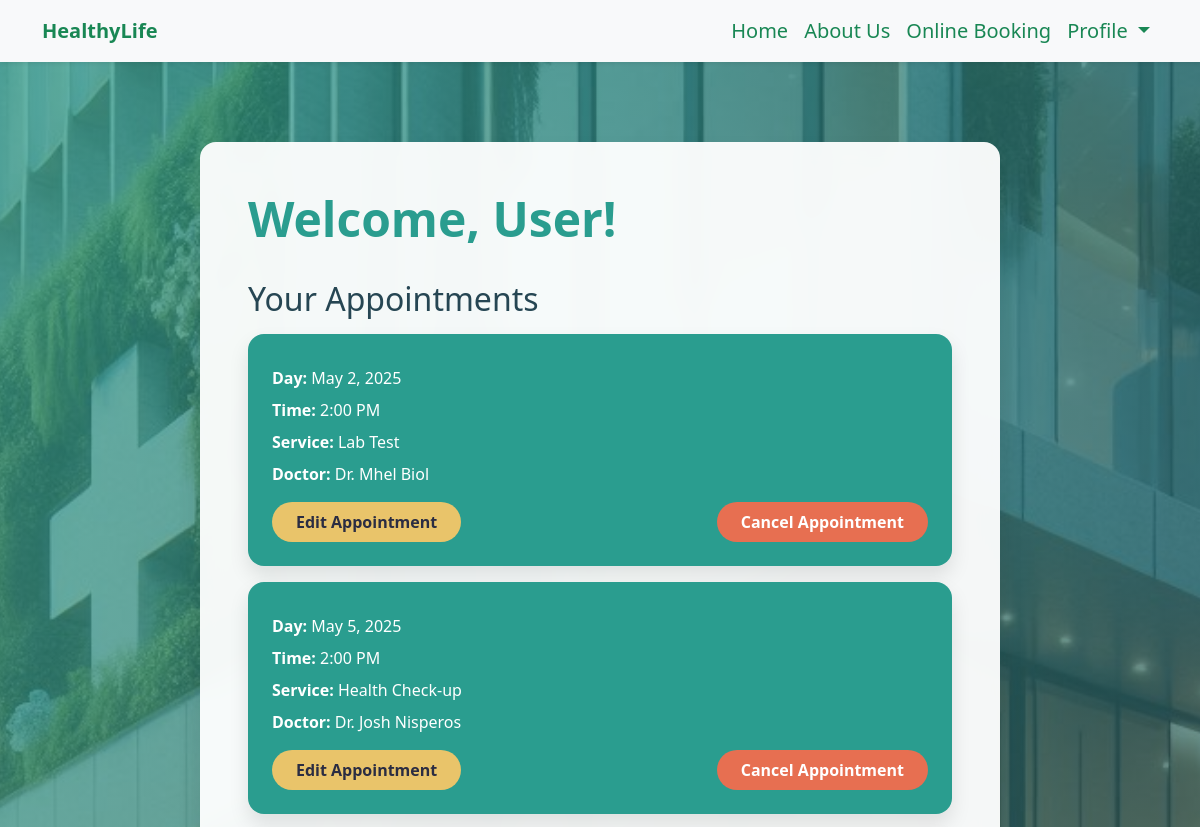
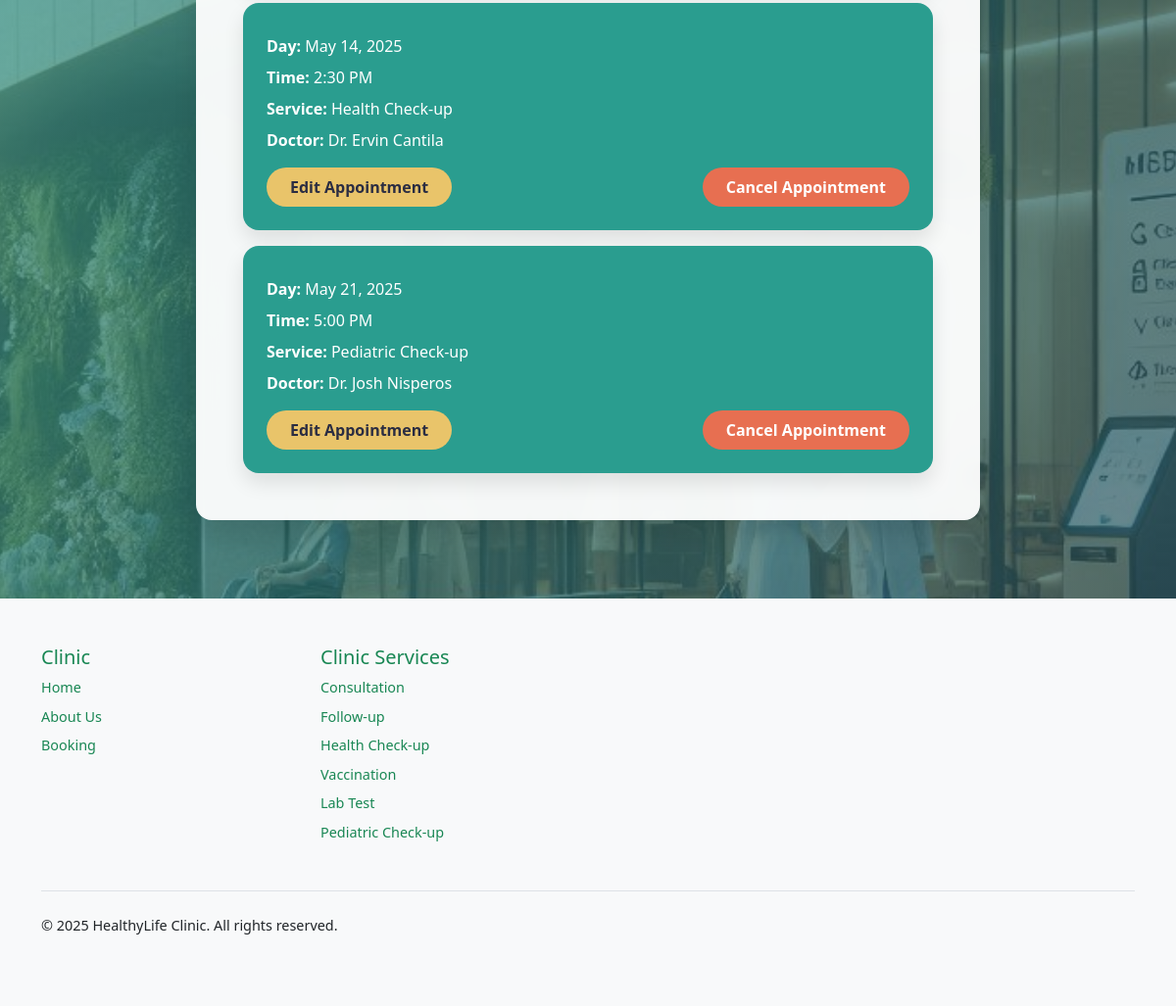
The app's page /user-panel (signed in), older data (2 pictures, top to bottom).
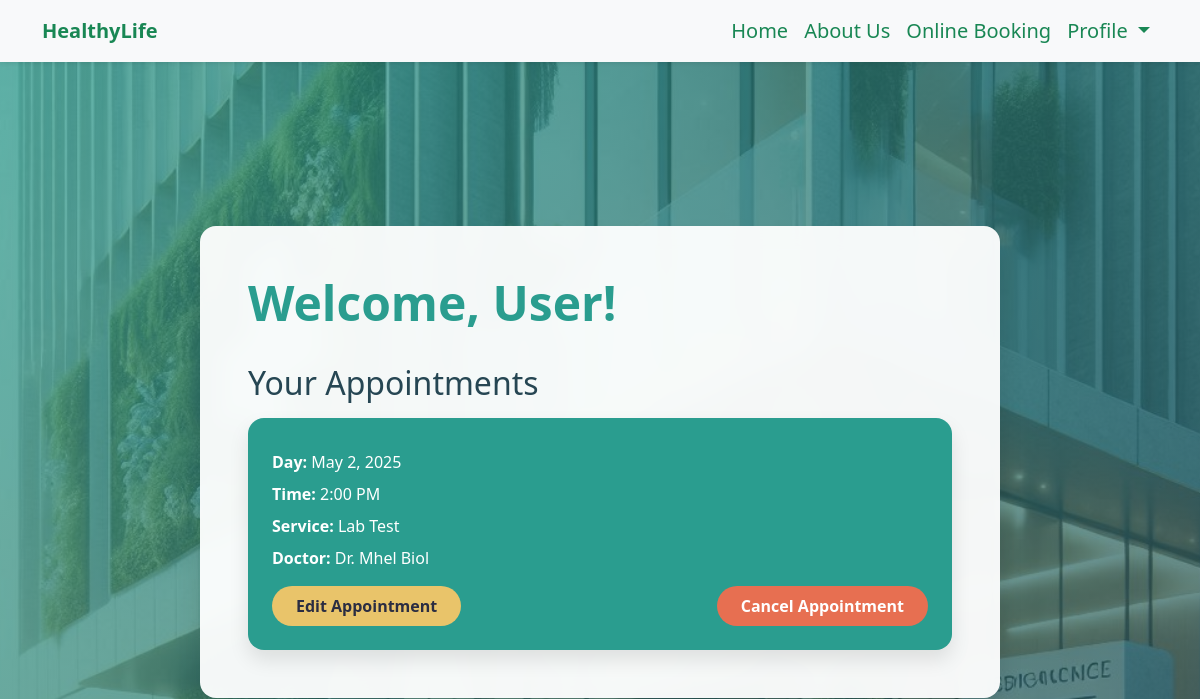
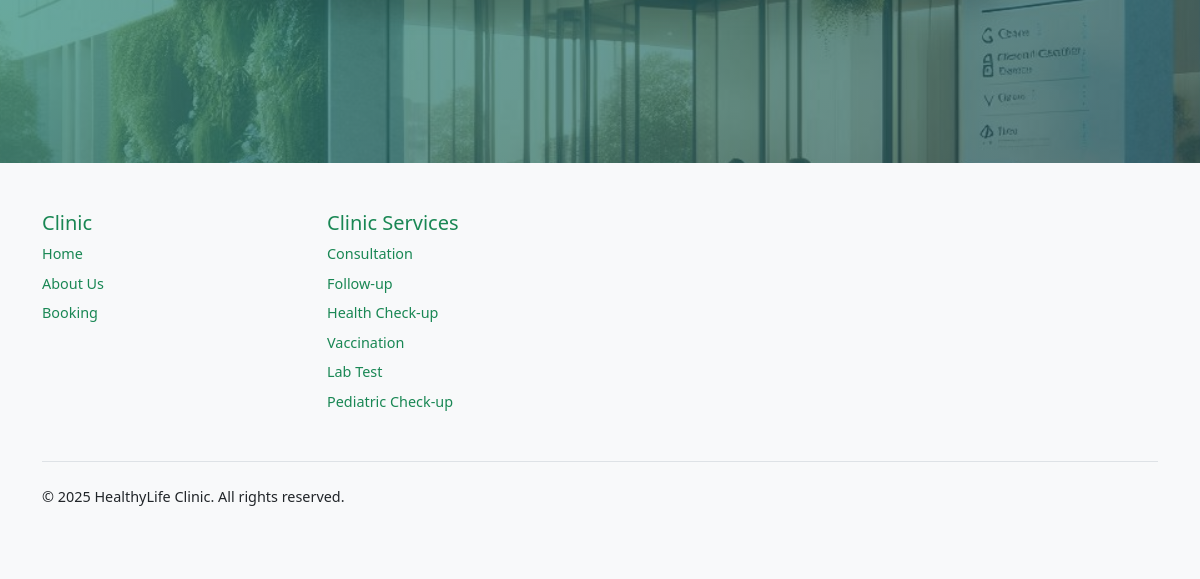
The same page, newer data (2 pictures, top to bottom).
### booking/models.py (models this page shows, shortened)
class Appointment(models.Model):
    user = models.ForeignKey(User, on_delete=models.CASCADE, null=True, blank=True)
    service = models.CharField(max_length=50, choices=SERVICE_CHOICES, default="Doctor care")
    doctor = models.CharField(max_length=255, default="Unknown")
    day = models.DateField(default=datetime.now)
    time = models.CharField(max_length=10, choices=TIME_CHOICES, default="3 PM")
    time_ordered = models.DateTimeField(default=datetime.now, blank=True)

### booking/views.py (the view)
# urls.py: path('user-panel', views.userPanel, name='userPanel'),
def userPanel(request):
    user = request.user
    appointments = Appointment.objects.filter(user=user).order_by('day', 'time')
    return render(request, 'userPanel.html', {
        'user':user,
        'appointments':appointments,
    })

### booking/templates/userPanel.html (shortened to what this page needs)
{% extends 'layout.html' %}
{% load static %}
{% block body %}
<section class="hero-section">
    {% if user.is_authenticated %}
    <div class="profile-panel">
        <h1>Welcome, {{ user.first_name }}!</h1>
        {% if appointments.count > 0 %}
        <div class="appointment-list">
            <h2>Your Appointments</h2>
            {% for appointment in appointments %}
            <div class="appointment-card">
                <p><strong>Day:</strong> {{ appointment.day }}</p>
                <p><strong>Time:</strong> {{ appointment.time }}</p>
                <p><strong>Service:</strong> {{ appointment.service }}</p>
                <p><strong>Doctor:</strong> {{ appointment.doctor }}</p>
                <div style="display: flex; justify-content: space-between; margin-top: 1rem;">
                    <a href="{% url 'userUpdate' appointment.id %}">Edit Appointment</a>
                    <a href="#" class="cancel-btn" data-url="{% url 'cancelAppointment' appointment.id %}" onclick="openModal(this); return false;">Cancel Appointment</a>
                </div>
            </div>
            {% endfor %}
        </div>
        {% else %}
        <h2>No Appointments Yet!</h2>
        {% endif %}
    </div>
    {% else %}
    <div class="sign-in-message">
        <h1>Please Sign In</h1>
        <a href="{% url 'login' %}" class="btn btn-primary mt-3">Sign In</a>
    </div>
    {% endif %}
</section>
{% endblock %}

Row changes from the older to the newer data that the page shows:
removed Appointment: day "May 5, 2025", time "2:00 PM", service "Health Check-up", doctor "Dr. Josh Nisperos"
removed Appointment: day "May 14, 2025", time "2:30 PM", service "Health Check-up", doctor "Dr. Ervin Cantila"
removed Appointment: day "May 21, 2025", time "5:00 PM", service "Pediatric Check-up", doctor "Dr. Josh Nisperos"
